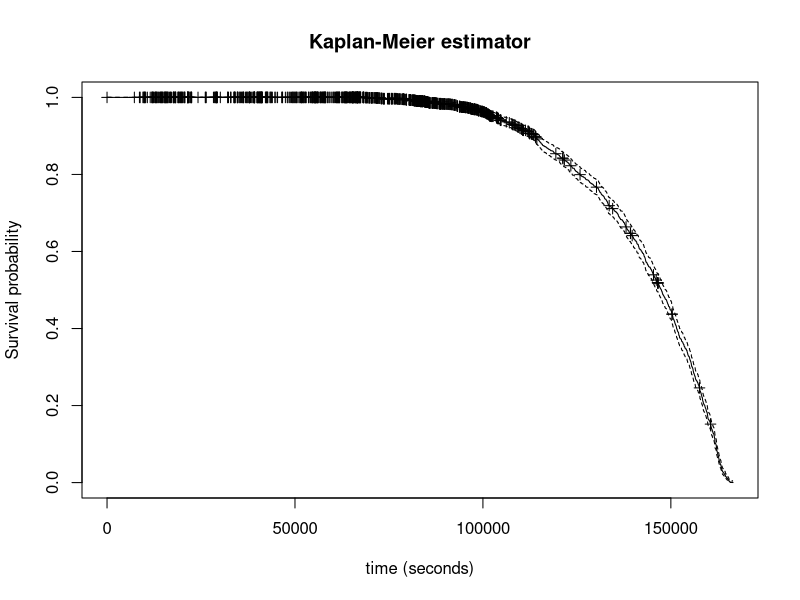
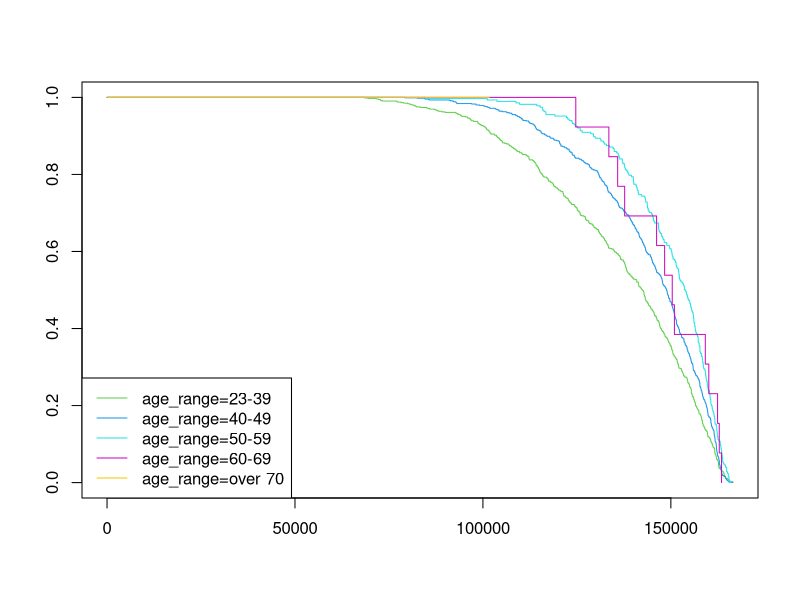
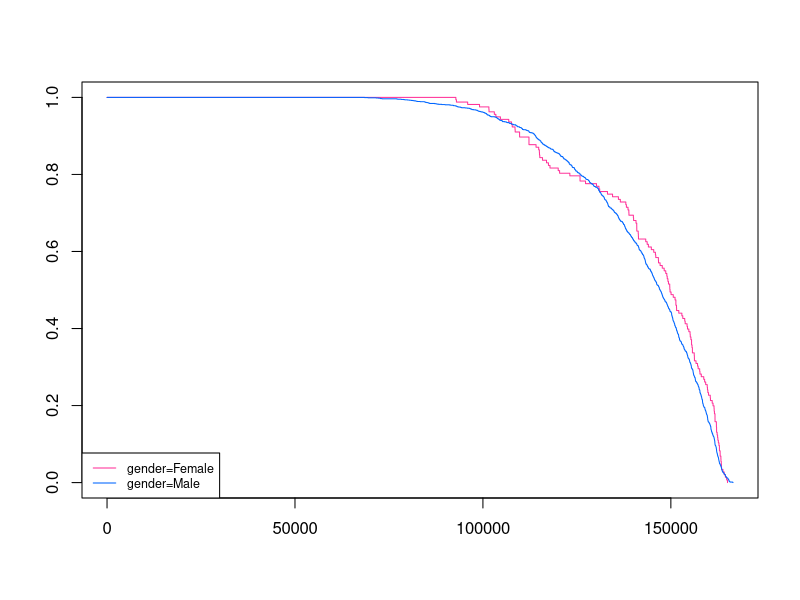
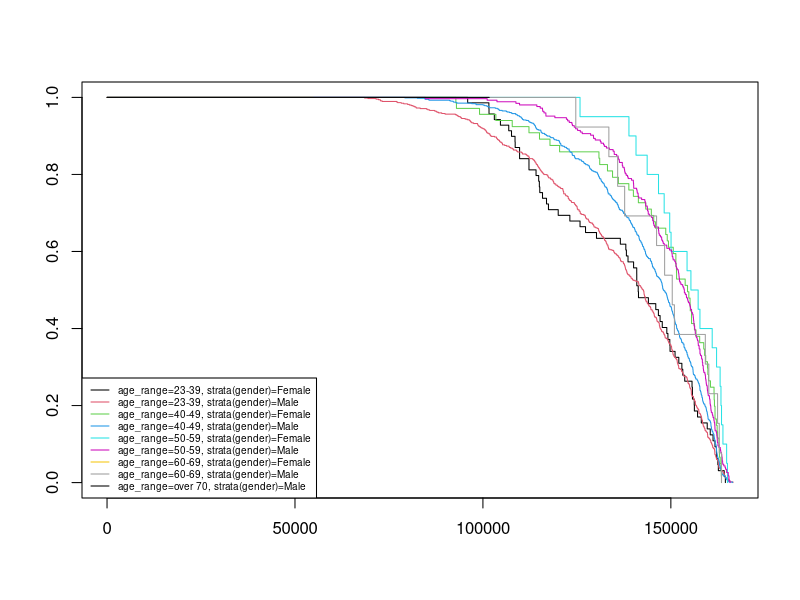

These figures' R source, in order:
#time to event = time to finish the race (status = 1)


#import useful libraries
library(tidyverse)
library(broom)
library(dplyr)
library(survival)
library(lubridate)
library(RColorBrewer)

# Data preparation
setwd ('C:/Users/romai/Documents/DSTI/21-Survival Analysis/UTMB')
data_utmb17 <- read_csv("utmb_2017.csv", col_names = TRUE)

#problems(data_utmb17)
colnames(data_utmb17)
str(data_utmb17)

#delete 1st column (useless)
data_utmb17 <- data_utmb17[,-1]


#create a column gender & age from category + status (1 = finisher; 0 = DNF / not finisher)
data_utmb17 <-data_utmb17 |>
  mutate(gender = case_when(
    endsWith(category, " H") ~ "Male",
    endsWith(category, " F") ~ "Female"),
    age = substring(data_utmb17$category, first=1, last=2), #create a column age from category
    status = case_when(time != 'NA' ~ 1, TRUE ~ 0),
    .after ="category")


#Keep the highest time of the checkpoints and create a new column HighestTime
data_utmb17$highesttime <- apply(data_utmb17[11:35], 1, function(x) max(x, na.rm = TRUE))
data_utmb17<-data_utmb17|>
  mutate(highesttime = replace_na(highesttime, '00:00:00'))

#conversion in time format (expressed in seconds)
data_utmb17$timetoevent<- lubridate::hms(data_utmb17$highesttime)
data_utmb17$timetoevent<- period_to_seconds(data_utmb17$timetoevent)


#remove intermediate checkpoints time
data_utmb17<- data_utmb17[,-11:-34]
colnames(data_utmb17)


#keep useful columns: bib (or ID), gender, age, status, nationality and time
data_utmb17<-  data_utmb17[,-c(2,3,4,8,10)]


#Conversion of age category (SE, V1, V2, V3, V4) in age range (in years)
age_range <- tibble('age' =
                      c("V1", "V2","V3", "V4", "SE"),
                    'age_range' = c("40-49", "50-59", "60-69", "over 70", "23-39")
                    )

data_utmb17 <- data_utmb17 |> inner_join(age_range,by = "age")

#Move column "age_range" just after column "age"
data_utmb17 <- data_utmb17  %>% relocate("age_range", .after = "age")
table(data_utmb17$age_range)

view(data_utmb17)

#Kaplan-Meier
fit.KM <- survfit(Surv(timetoevent, status) ~ 1, data = data_utmb17)
summary(fit.KM)
fit.KM

plot(fit.KM, mark.time = TRUE,
     main = "Kaplan-Meier estimator",
     ylab = "Survival probability",
     xlab = "time (seconds)")

# AGE
## Kaplan-Meier
fit.KMage <- survfit(Surv(timetoevent, status) ~ age_range, data = data_utmb17)
fit.KMage
#maybe merge the 2 oldest range together (only 5 with age over 70)

plot(fit.KMage, col = 3:8)
legend("bottomleft", lty = 1, col = 3:8, legend = names(fit.KMage$strata))

##log rank test by age
diff.KMage <- survdiff(Surv(timetoevent, status) ~ age_range, data = data_utmb17)
diff.KMage
## p-value = 2E-10 (<<0.05), we reject H0 => there exists at least a significant difference
## between 2 age range

## semi-parametric Cox regression
cox.age<- coxph(Surv(timetoevent, status) ~ age_range, data = data_utmb17)
summary(cox.age)

#GENDER
## Kaplan-Meier
fit.KMgender <- survfit(Surv(timetoevent, status) ~ gender, data = data_utmb17)
fit.KMgender

plot(fit.KMgender, col = c("#FF3399", "#0066FF"),pch = 19)
legend("bottomleft", lty = 1, col = c("#FF3399", "#0066FF"), cex= 0.75, legend = names(fit.KMgender$strata))

##log rank test by gender
diff.KMgender <- survdiff(Surv(timetoevent, status) ~ gender, data = data_utmb17)
diff.KMgender
##The p-value is large (p=0.1): the difference *is not* statistically significant.

## semi-parametric Cox regression
cox.gender<- coxph(Surv(timetoevent, status) ~ gender, data = data_utmb17)
summary(cox.gender)

#AGE AND GENDER
fit.KMage_gender <- survfit(Surv(timetoevent, status) ~ age_range + strata(gender), data = data_utmb17)
fit.KMage_gender

plot(fit.KMage_gender, col = 1:9)
legend("bottomleft",lty = 1, col = 1:9, legend = names(fit.KMage_gender$strata), cex= 0.6, box.lty=1)

diff.KMage_gender1 <- survdiff(Surv(timetoevent, status) ~ gender + age_range, data = data_utmb17)
diff.KMage_gender1

diff.KMage_gender2 <- survdiff(Surv(timetoevent, status) ~ gender + strata(age_range), data = data_utmb17)
diff.KMage_gender2

## semi-parametric Cox regression
cox.age_gender<- coxph(Surv(timetoevent, status) ~ gender + age_range, data = data_utmb17)
summary(cox.age_gender)

